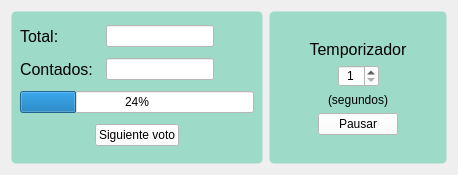
        <widget class="QFrame" name="horizontalFrame_3">
         <layout class="QHBoxLayout" name="horizontalLayout_12">
          <item>
           <widget class="QWidget" name="verticalWidget_6" native="true">
            <property name="styleSheet">
             <string notr="true">QWidget#verticalWidget_6
{
	background-color: rgb(157, 218, 200);
	border-style: outset;
    border-width: 1px;
    border-radius: 5px;
    border-color: transparent;
}
QLabel
{
	background-color: rgb(157, 218, 200);
}</string>
            </property>
            <layout class="QVBoxLayout" name="verticalLayout_8">
             <item>
              <layout class="QHBoxLayout" name="horizontalLayout_2">
               <item>
                <widget class="QLabel" name="label_11">
                 <property name="minimumSize">
                  <size>
                   <width>80</width>
                   <height>0</height>
                  </size>
                 </property>
                 <property name="font">
                  <font>
                   <pointsize>12</pointsize>
                  </font>
                 </property>
                 <property name="text">
                  <string>Total:</string>
                 </property>
                </widget>
               </item>
               <item>
                <widget class="QLineEdit" name="lineEditTotal">
                 <property name="styleSheet">
                  <string notr="true">background-color: rgb(255, 255, 255);</string>
                 </property>
                </widget>
               </item>
               <item>
                <spacer name="horizontalSpacer">
                 <property name="orientation">
                  <enum>Qt::Horizontal</enum>
                 </property>
                 <property name="sizeHint" stdset="0">
                  <size>
                   <width>40</width>
                   <height>20</height>
                  </size>
                 </property>
                </spacer>
               </item>
              </layout>
             </item>
             <item>
              <layout class="QHBoxLayout" name="horizontalLayout_3">
               <item>
                <widget class="QLabel" name="label_12">
                 <property name="minimumSize">
                  <size>
                   <width>80</width>
                   <height>0</height>
                  </size>
                 </property>
                 <property name="font">
                  <font>
                   <pointsize>12</pointsize>
                  </font>
                 </property>
                 <property name="text">
                  <string>Contados:</string>
                 </property>
                </widget>
               </item>
               <item>
                <widget class="QLineEdit" name="lineEditCount">
                 <property name="styleSheet">
                  <string notr="true">background-color: rgb(255, 255, 255);</string>
                 </property>
                </widget>
               </item>
               <item>
                <spacer name="horizontalSpacer_2">
                 <property name="orientation">
                  <enum>Qt::Horizontal</enum>
                 </property>
                 <property name="sizeHint" stdset="0">
                  <size>
                   <width>40</width>
                   <height>20</height>
                  </size>
                 </property>
                </spacer>
               </item>
              </layout>
             </item>
             <item>
              <widget class="QProgressBar" name="progressBar">
               <property name="styleSheet">
                <string notr="true">background-color: rgb(255, 255, 255);</string>
               </property>
               <property name="value">
                <number>24</number>
               </property>
              </widget>
             </item>
             <item>
              <layout class="QHBoxLayout" name="horizontalLayout_5">
               <item>
                <spacer name="horizontalSpacer_4">
                 <property name="orientation">
                  <enum>Qt::Horizontal</enum>
                 </property>
                 <property name="sizeHint" stdset="0">
                  <size>
                   <width>40</width>
                   <height>20</height>
                  </size>
                 </property>
                </spacer>
               </item>
               <item>
                <widget class="QPushButton" name="pushButtonNext">
                 <property name="styleSheet">
                  <string notr="true">background-color: rgb(255, 255, 255);</string>
                 </property>
                 <property name="text">
                  <string>Siguiente voto</string>
                 </property>
                </widget>
               </item>
               <item>
                <spacer name="horizontalSpacer_3">
                 <property name="orientation">
                  <enum>Qt::Horizontal</enum>
                 </property>
                 <property name="sizeHint" stdset="0">
                  <size>
                   <width>40</width>
                   <height>20</height>
                  </size>
                 </property>
                </spacer>
               </item>
              </layout>
             </item>
            </layout>
           </widget>
          </item>
          <item>
           <widget class="QWidget" name="verticalWidget_2" native="true">
            <property name="styleSheet">
             <string notr="true">QWidget#verticalWidget_2
{
	background-color: rgb(157, 218, 200);
	border-style: outset;
    border-width: 1px;
    border-radius: 5px;
    border-color: transparent;
}
QLabel
{
	background-color: rgb(157, 218, 200);
}</string>
            </property>
            <layout class="QVBoxLayout" name="verticalLayout_2">
             <item>
              <spacer name="verticalSpacer_2">
               <property name="orientation">
                <enum>Qt::Vertical</enum>
               </property>
               <property name="sizeType">
                <enum>QSizePolicy::Fixed</enum>
               </property>
               <property name="sizeHint" stdset="0">
                <size>
                 <width>20</width>
                 <height>20</height>
                </size>
               </property>
              </spacer>
             </item>
             <item>
              <widget class="QLabel" name="label_4">
               <property name="font">
                <font>
                 <pointsize>12</pointsize>
                </font>
               </property>
               <property name="text">
                <string>Temporizador</string>
               </property>
               <property name="alignment">
                <set>Qt::AlignCenter</set>
               </property>
              </widget>
             </item>
             <item>
              <layout class="QHBoxLayout" name="horizontalLayout_13">
               <item>
                <spacer name="horizontalSpacer_7">
                 <property name="orientation">
                  <enum>Qt::Horizontal</enum>
                 </property>
                 <property name="sizeHint" stdset="0">
                  <size>
                   <width>40</width>
                   <height>20</height>
                  </size>
                 </property>
                </spacer>
               </item>
               <item>
                <widget class="QSpinBox" name="spinBoxTimeout">
                 <property name="styleSheet">
                  <string notr="true">background-color: rgb(255, 255, 255);</string>
                 </property>
                 <property name="alignment">
                  <set>Qt::AlignCenter</set>
                 </property>
                 <property name="minimum">
                  <number>1</number>
                 </property>
                 <property name="maximum">
                  <number>60</number>
                 </property>
                </widget>
               </item>
               <item>
                <spacer name="horizontalSpacer_8">
                 <property name="orientation">
                  <enum>Qt::Horizontal</enum>
                 </property>
                 <property name="sizeHint" stdset="0">
                  <size>
                   <width>40</width>
                   <height>20</height>
                  </size>
                 </property>
                </spacer>
               </item>
              </layout>
             </item>
             <item>
              <widget class="QLabel" name="label_14">
               <property name="text">
                <string>(segundos)</string>
               </property>
               <property name="textFormat">
                <enum>Qt::AutoText</enum>
               </property>
               <property name="alignment">
                <set>Qt::AlignCenter</set>
               </property>
              </widget>
             </item>
             <item>
              <layout class="QHBoxLayout" name="horizontalLayout_14">
               <item>
                <spacer name="horizontalSpacer_9">
                 <property name="orientation">
                  <enum>Qt::Horizontal</enum>
                 </property>
                 <property name="sizeHint" stdset="0">
                  <size>
                   <width>40</width>
                   <height>20</height>
                  </size>
                 </property>
                </spacer>
               </item>
               <item>
                <widget class="QPushButton" name="pushButtonPause">
                 <property name="styleSheet">
                  <string notr="true">background-color: rgb(255, 255, 255);</string>
                 </property>
                 <property name="text">
                  <string>Pausar</string>
                 </property>
                </widget>
               </item>
               <item>
                <spacer name="horizontalSpacer_5">
                 <property name="orientation">
                  <enum>Qt::Horizontal</enum>
                 </property>
                 <property name="sizeHint" stdset="0">
                  <size>
                   <width>40</width>
                   <height>20</height>
                  </size>
                 </property>
                </spacer>
               </item>
              </layout>
             </item>
             <item>
              <spacer name="verticalSpacer">
               <property name="orientation">
                <enum>Qt::Vertical</enum>
               </property>
               <property name="sizeType">
                <enum>QSizePolicy::Fixed</enum>
               </property>
               <property name="sizeHint" stdset="0">
                <size>
                 <width>20</width>
                 <height>20</height>
                </size>
               </property>
              </spacer>
             </item>
            </layout>
           </widget>
          </item>
         </layout>
        </widget>
